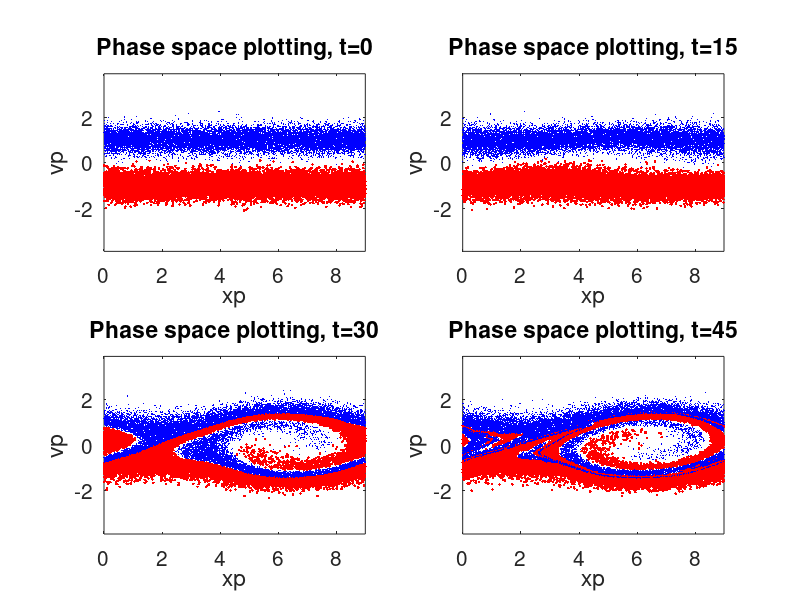
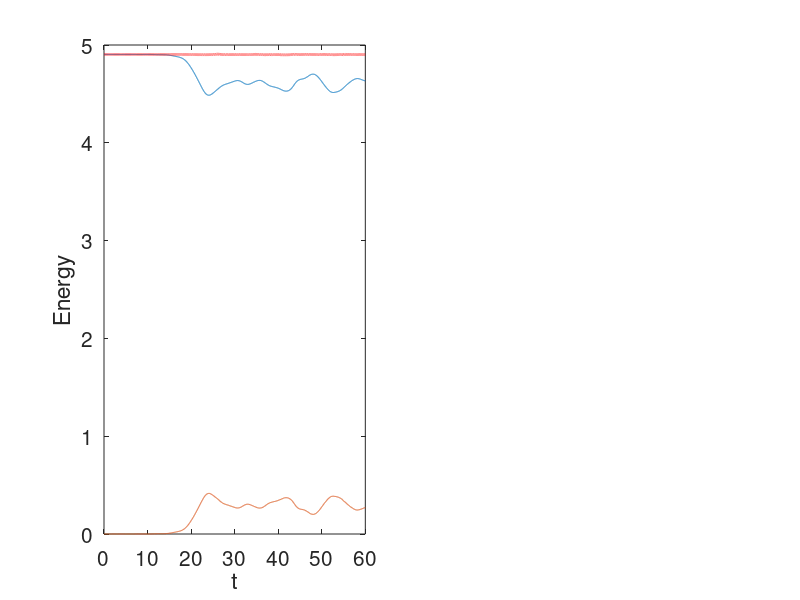

The MATLAB source for these figures, in order: (Note: this script raises an error after producing the figures.)
close all; clear all; clc;
data = [0.1 1.0152 -4.75613E-15
        0.2 1.06398 -5.51074E-05
        0.3 1.15985 -0.0126204
        0.4 1.28506 -0.066128
        0.5 1.41566 -0.153359
        0.6 1.54571 -0.26411
        0.7 1.67387 -0.392401
        0.8 1.7999 -0.534552
        0.9 1.92387 -0.688109
        1.0 2.0459 -0.85133
        1.5 2.63233 -1.77571
        2 3.18914 -2.8272];
id = 7;
k = data(id, 1);
wr = data(id, 2); wi = data(id, 3);

% parameters
L = 2 * pi / k; dt = .02; nt = 3000; ntout = 200; ng = 32; np = 30000;
vb = 1.0; xp1 = 1.0e-2; vp1 = 0.0;
vt = 0.3; % note: the normalization sqrt(2) will be found in randn()
wp = 1; qm = -1;
q = wp ^ 2 / (qm * np / L); rho_back = -q * np / L; dx = L / ng;

% initial loading for the 2 Stream instability
xp = linspace(0, L, np)';
vp = vt * randn(np, 1) + (1 - 2 * mod([1:np]', 2)) .* vb;
% vp=vt*randn(np,1); % randn is {exp[-(x-mu)^2/(2*sgm^2)]}/[sgm*sqrt(2*pi)]

% Perturbation
vp = vp + vp1 * cos(k * xp);
xp = xp + xp1 * cos(k * xp);
p = 1:np; p = [p p];

% Main computational cycle
h = figure('Unit', 'Normalized', 'position', ...
    [0.02 0.3 0.6 0.6], 'DefaultAxesFontSize', 15);

for it = 1:nt
    % apply periodic bc on the particle positions
    xp = xp ./ L + 10.0; xp = L .* (xp - floor(xp));

    % diagnosing
    if (mod(it, nt / 4) == 1)
        subplot(2, 2, floor(4 * it / nt) + 1);
        plot(xp(1:2:end), vp(1:2:end), 'r.', xp(2:2:end), ...
            vp(2:2:end), 'b.', 'Markersize', 2);
        axis([0, L, -3 * (abs(vt) + abs(vb)), 3 * (abs(vt) + abs(vb))]);
        title(['Phase space plotting, t=', num2str((it - 1) * dt)]);
        xlabel('xp'); ylabel('vp'); pause(0.2);
        %         print(gcf, '-dpng', ['vp-x,t=',num2str(it*dt),'.png']);
    end

    % update xp
    xp = xp + vp * dt;

    % projection p->g
    g1 = floor(xp / dx - .5) + 1; g = [g1; g1 + 1];
    fraz1 = 1 - abs(xp / dx - g1 + .5);
    fraz = [fraz1; 1 - fraz1];

    % apply bc on the projection
    out = (g < 1); g(out) = g(out) + ng;
    out = (g > ng); g(out) = g(out) - ng;
    mat = sparse(p, g, fraz, np, ng);
    rho = full((q / dx) * sum(mat))' + rho_back;

    % computing fields, dE/dx
    Eg = zeros(ng, 1);

    for j = 1:ng - 1
        Eg(j + 1) = Eg(j) + (rho(j) + rho(j + 1)) * dx / 2;
    end

    Eg(1) = Eg(ng) + rho(ng) * dx;
    Eg = Eg - mean(Eg);

    % projection q->p and update of vp
    vp = vp + mat * qm * Eg * dt;

    EEk(it) = 0.5 * abs(q) * sum(vp .^ 2); % kinetic energy
    EEf(it) = 0.5 * sum(Eg .^ 2) * dx; % potential energy
    t(it) = it * dt;
end

%%
h = figure('Unit', 'Normalized', 'position', ...
    [0.02 0.4 0.6 0.3], 'DefaultAxesFontSize', 15);
subplot(121); plot(t, EEk, t, EEf, t, EEk + EEf, 'r:', 'LineWidth', 2);
% title(['(a) k=',num2str(k),', \omega_{theory}=',...
%     num2str(wr+1i*wi)],'fontsize',15);
xlabel('t'); ylabel('Energy'); legend('E_k', 'E_e', 'E_{tot}', 4);
legend('boxoff');

subplot(122);

% Find the corresponding indexes of the extreme max values
lndE = log(sqrt(real((EEf(1:nt))))); % EEf=E^2=[exp(gam*t)]^2=exp(2*gam*t)
it0 = floor(nt * 1/20); it1 = floor(nt * 17/20);
yy = lndE(it0:it1);
extrMaxIndex = find(diff(sign(diff(yy))) == -2) + 1;
t1 = t(it0 + extrMaxIndex(1)); t2 = t(it0 + extrMaxIndex(end));
y1 = yy(extrMaxIndex(1)); y2 = yy(extrMaxIndex(end));
plot(t, lndE, 'LineWidth', 2);
% plot(t,lndE,[t1,t2],[y1,y2],'r*--','LineWidth',2);
omega = pi / ((t2 - t1) / (length(extrMaxIndex) - 1));
gammas = (real(y2) - real(y1)) / (t2 - t1);
xlabel('t'); ylabel('ln({E_e^{1/2}})');
% title(['(b) \omega^S=',num2str(omega),', \gamma^S=',num2str(gammas)]);
axis tight;
